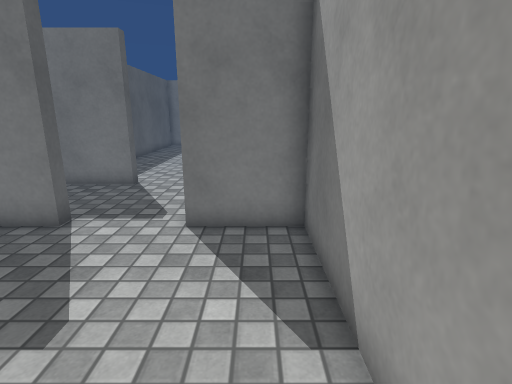
view 1 (above)

19 first-person views from a walk through a scene from a Unity 3-D project. The camera is 1.4 m above the floor, tilts 14° down and sees 80° across. The floor is counted in squares, 0.5 m on a side. Each view is taken from the middle of a square. On the plan, view 1 faces up. The plan holds only what a view shows up to about 20 squares ahead; the rest is blank. The place goes on beyond the plan. Surface patterns are stand-ins for the level's own textures.

view 2
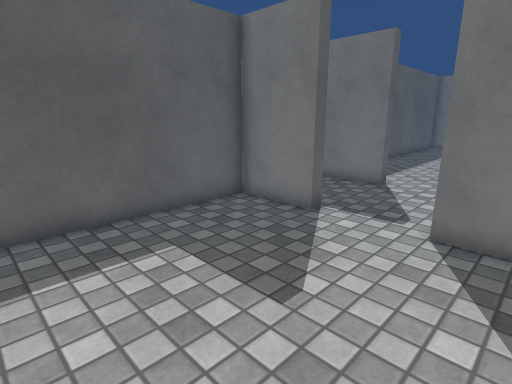

view 3
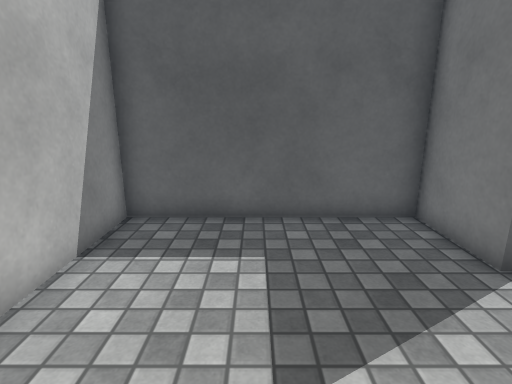

view 4
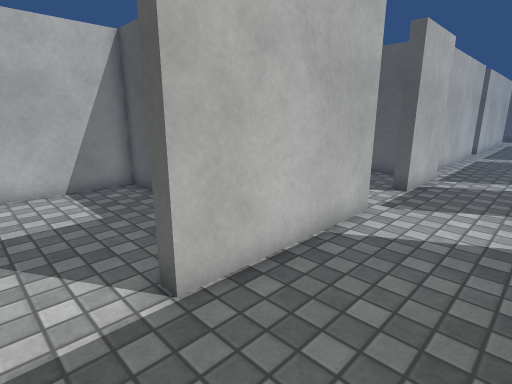

view 5
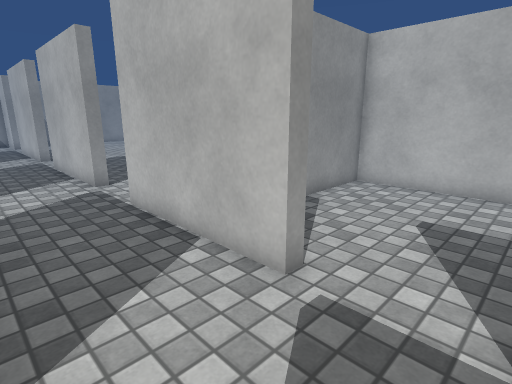

view 6
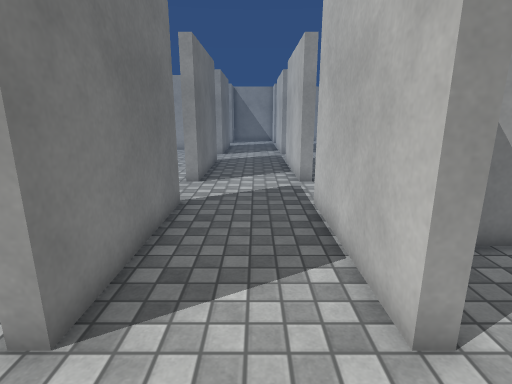

view 7
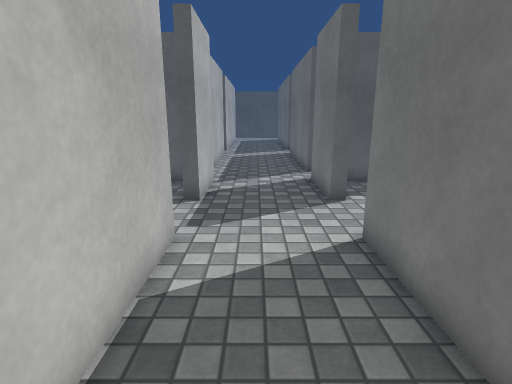

view 8
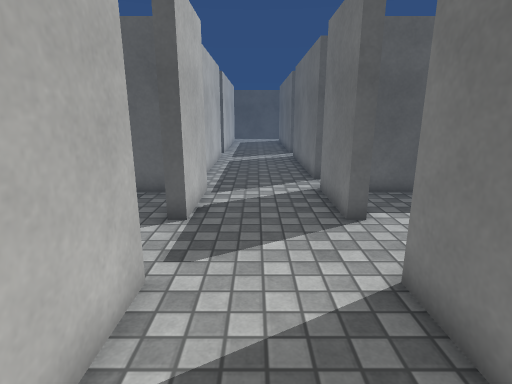

view 9
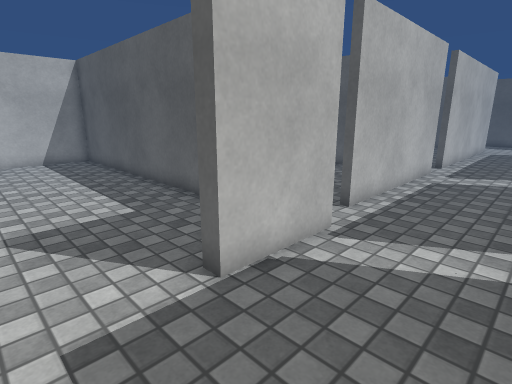

view 10
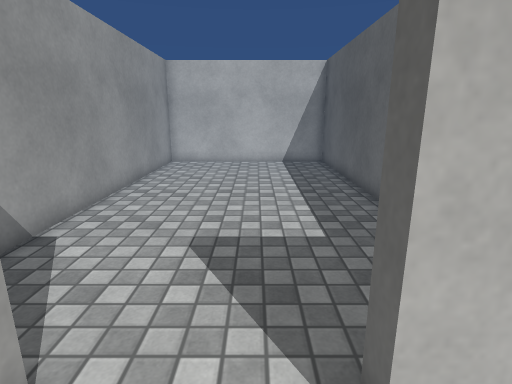

view 11
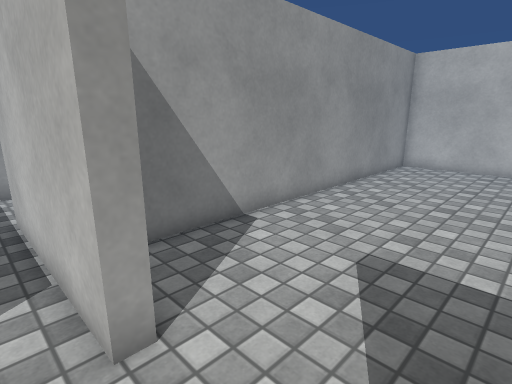

view 12
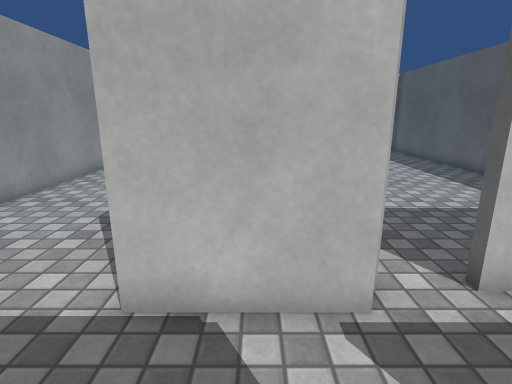

view 13
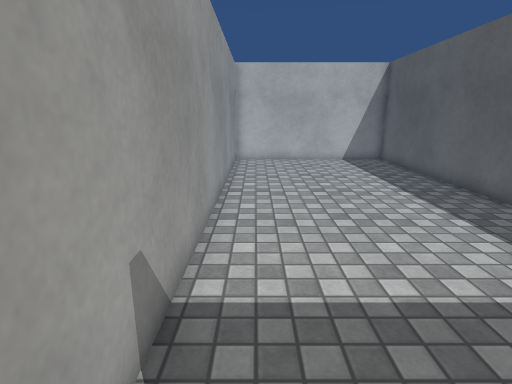

view 14
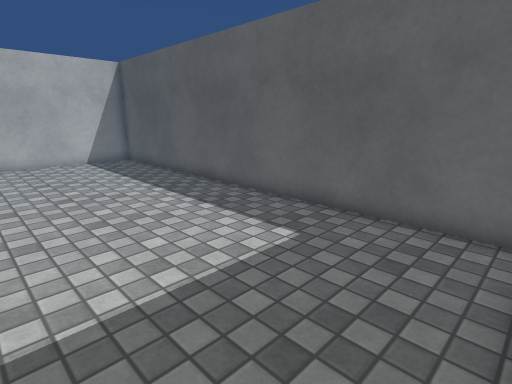

view 15
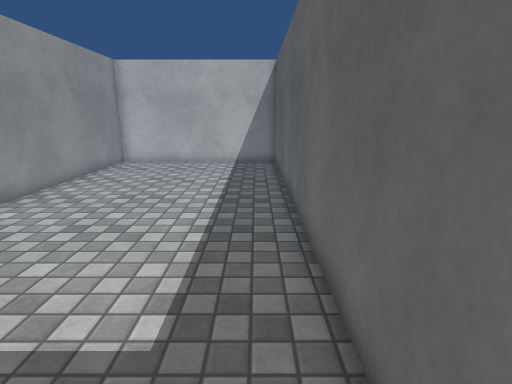

view 16
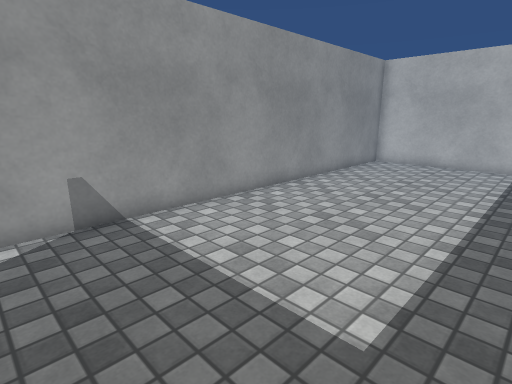

view 17
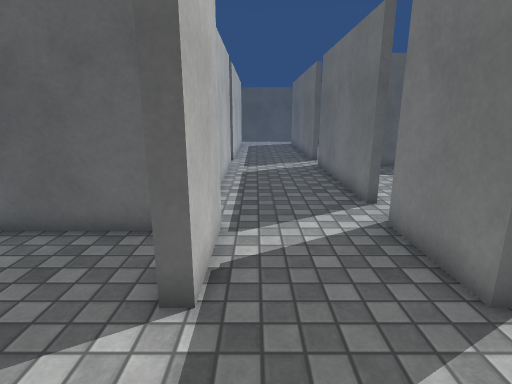

view 18
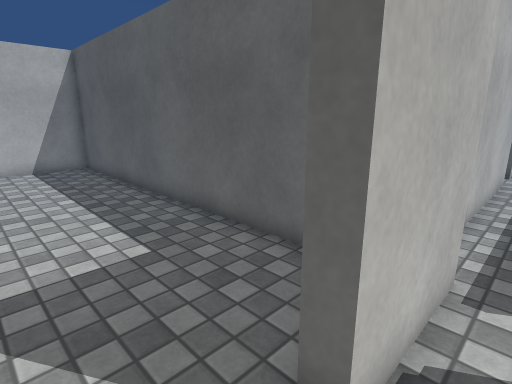

view 19
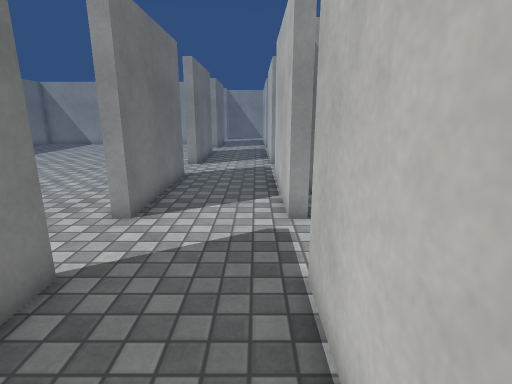

### Floor plan
Points are (right, up) in squares from view 1. A wall is a line through its corners. A room is listed if a view was taken in it or the views show most of it. See-through windows are left out.
Room 1 (views 1, 2, 3)
walls: (-5.1, 8.1) (-5.1, 7.5) (-8.3, 7.5) (-8.3, -0.7) (1.3, -0.7) (1.3, 7.5) (-1.8, 7.5) (-1.8, 8.1)
ways out: opening at (-3.5, 8) to room 2
Room 2 (views 4, 5, 6, 7, 8, 9, 10, 11, 12, 17, 18, 19)
walls: (-5.1, 13.1) (-5.1, 12.5) (-11.9, 12.5); (-1.8, 8.1) (4.9, 8.1); (-11.8, 8.1) (-5.1, 8.1); (-15, 13.1) (-15, 12.5) (-18.8, 12.5); (4.9, 12.5) (-1.8, 12.5) (-1.8, 13.1); (-18.8, 8.1) (-15, 8.1); (8.1, 8.1) (14.8, 8.1); (-20.6, 12.5) (-28.5, 12.5); (14.8, 12.5) (8.1, 12.5) (8.1, 13.1); (-28.5, 7.5) (-20.7, 7.5)
ways out: opening at (-3.5, 8) to room 1; opening at (-20, 7.5) to room 3; opening at (-13.5, 8) to room 4; opening at (6.5, 8); opening at (15.5, 8)
Room 3 (views 13, 14, 15, 16)
walls: (-20.7, 7.5) (-20.7, 7.1); (-28.2, 6.6) (-28.2, -13.1) (-18.7, -13.1) (-18.7, 5.8)
ways out: opening at (-20, 7.5) to room 2
Room 4 (no view inside)
walls: (-11.8, 7.5) (-11.8, 8.1); (-18.2, 6.9) (-18.2, -9.3) (-8.7, -9.3) (-8.7, 6.2); (-15, 8.1) (-15, 7.5)
ways out: opening at (-13.5, 8) to room 2

Where each view was taken, in squares from view 1:
view 1: 0 up, 0 right, facing up
view 2: 0 up, 0 right, facing up-left
view 3: 3 up, 0 right, facing left
view 4: 12 up, 3 left, facing down-left
view 5: 12 up, 5 left, facing down-right
view 6: 10 up, 5 left, facing right
view 7: 10 up, 5 left, facing left
view 8: 10 up, 7 left, facing left
view 9: 12 up, 12 left, facing down-left
view 10: 10 up, 14 left, facing down
view 11: 9 up, 15 left, facing down-right
view 12: 12 up, 17 left, facing down
view 13: 7 up, 20 left, facing down
view 14: 7 up, 20 left, facing down-left
view 15: 6 up, 27 left, facing down
view 16: 6 up, 27 left, facing down-right
view 17: 9 up, 11 left, facing left
view 18: 9 up, 13 left, facing down-left
view 19: 9 up, 10 left, facing right
